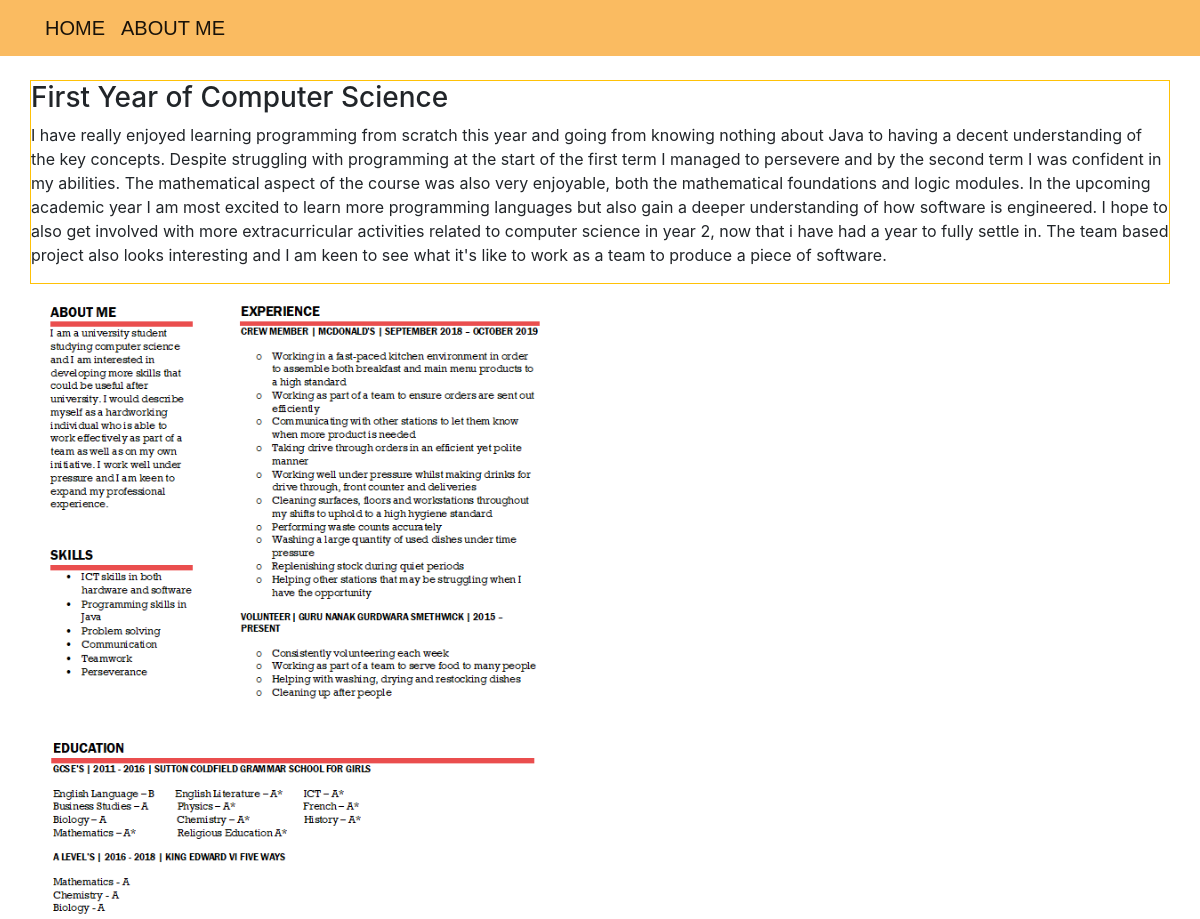
The app's page /blog/about/ with its own data.
### blog/models.py (models this page shows)
class About(models.Model):
    title = models.CharField(max_length=100)
    description = models.TextField()

### blog/views.py (the view)
# urls.py: path("about/", views.about_index, name="about_index"),
def about_index(request):
    abouts = About.objects.all()
    context = {
        'abouts' : abouts
         }
    return render (request, 'about_index.html', context)

### blog/templates/about_index.html (shortened to what this page needs)
{% extends "base.html" %}
{% load static %}
{% block page_content %}
<div class="row">
<br>
    <div class="border border-warning">
         {% for about in abouts %}
         <h3> {{about.title}} </h3>
        <p>{{ about.description }}</p>
          {%endfor%}
    </div>
    <div class="col-md-6 ">
       {% load static %}  <img src= "/media/static/cv.png" width="500px">
    </div>
</div>
{% endblock %}

### records on screen
About: title "First Year of Computer Science", description "I have really enjoyed learning programming from scratch this year and going from knowing nothing about Java to having a decent understanding of the key concepts. Despite struggling with programming at the start of the first term I managed to persevere and by the second term I was confident in my abilities. The mathematical aspect of the course was also very enjoyable, both the mathematical foundations and logic modules. In the upcoming academic year I am most excited to learn more programming languages but also gain a deeper understanding of how software is engineered. I hope to also get involved with more extracurricular activities related to computer science in year 2, now that i have had…"
